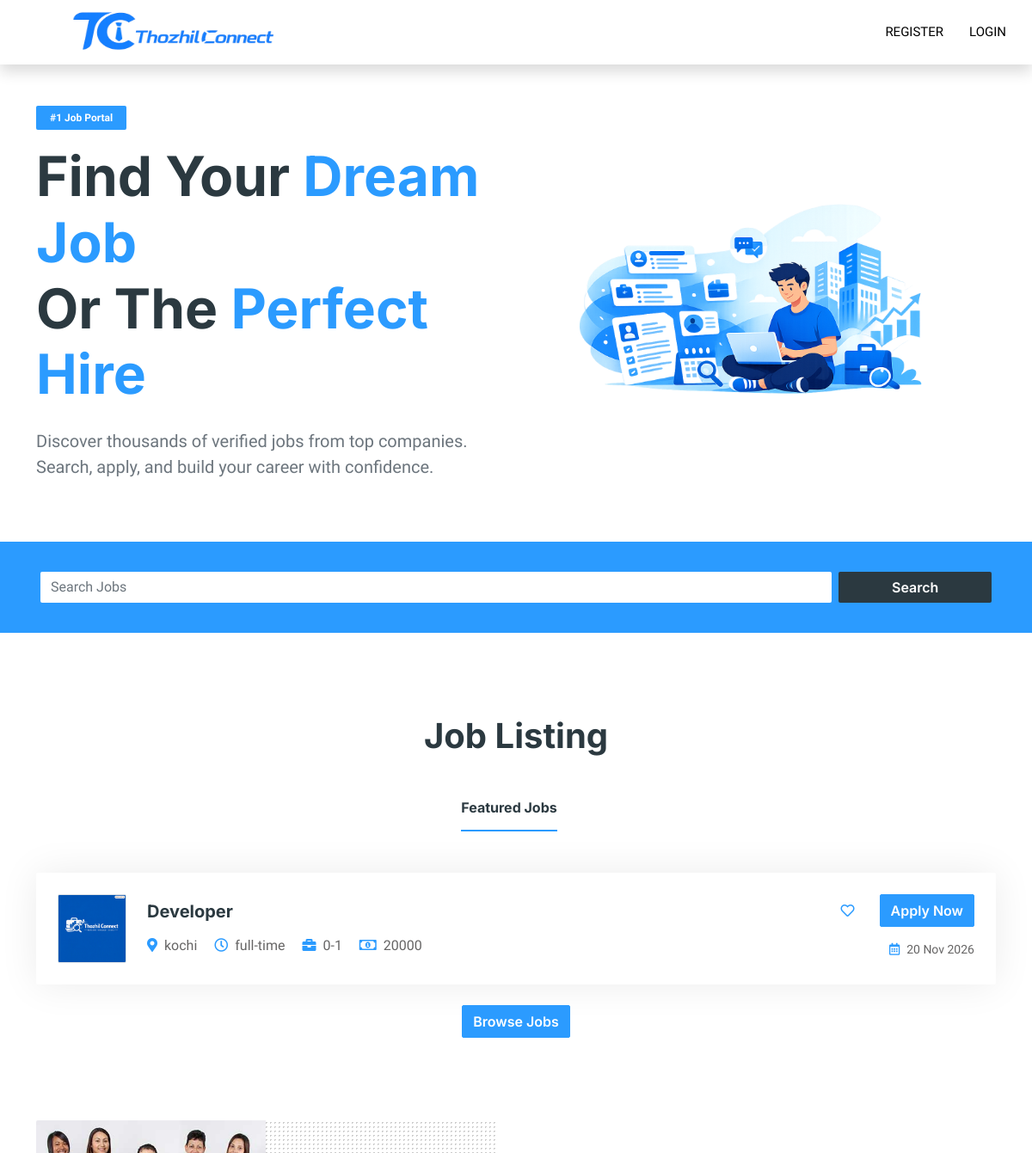
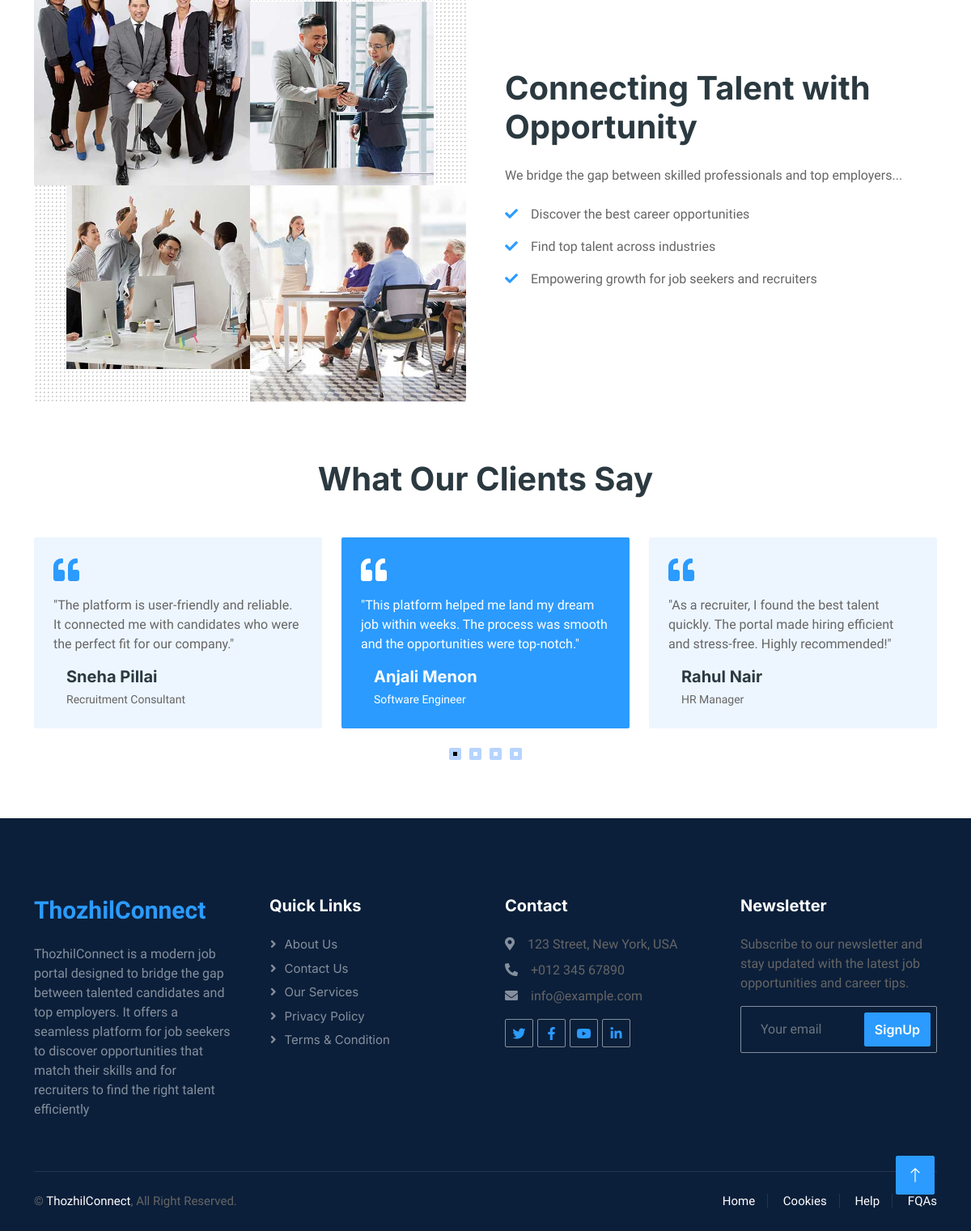
The page / on the database its author committed (2 pictures, top to bottom).
### jobs/models.py (models this page shows, shortened)
class Job(models.Model):
    job_types_choices = [("full-time", "Full Time"),
                         ("part-time", "Part Time"),]
    experiences_choices = [ ("0-1", "0-1 Years"),
                    ("1-3", "1-3 Years"),
                    ("3-5", "3-5 Years"),
                    ("5+", "5+ Years"),]
    status_choices = [('available','available'),('closed','closed')]
    job_title = models.CharField(max_length=100)
    description = models.TextField()
    location = models.CharField(max_length=50)
    salary = models.IntegerField()
    requirements = models.TextField()
    category = models.ForeignKey(Category,on_delete=models.CASCADE,related_name='jobs')
    recruiter = models.ForeignKey(RecruiterProfile,on_delete=models.CASCADE,related_name='jobs')
    job_type = models.CharField(max_length=20, choices=job_types_choices)
    experience = models.CharField(max_length=20 , choices=experiences_choices)
    status = models.CharField(max_length=20,choices=status_choices)
    created_at = models.DateTimeField(auto_now_add=True)
    updated_at = models.DateTimeField(auto_now=True)

### account/views.py (the view)
# urls.py: 2. Add a URL to urlpatterns:  path('', Home.as_view(), name='home')
class Home(View):
    def get(self,request):
        categories = Category.objects.all()
        jobs = Job.objects.all()
        context = {'categories':categories,'job':jobs}
        return  render(request,'home.html',context)

### templates/home.html (shortened to what this page needs)
{% extends "base.html" %}
{% load static %}
{% block content %}
       {% load static %}
{% load static %}
<section class="hero-section py-5">
    <div class="container">
        <div class="row align-items-center">
            <div class="col-lg-6">
                <span class="badge bg-secondary px-3 py-2 mb-3">
                </span>
                <h1 class="display-3 fw-bold mb-4">
                    Find Your
                    <span class="text-secondary">Dream Job</span>
                    <br />
                    Or The <span class="text-secondary">Perfect Hire</span>
                </h1>
                <p class="text-muted fs-5 mb-4">
                    Discover thousands of verified jobs from top companies.
                    Search, apply, and build your career with confidence.
                </p>
            </div>
            <div class="col-lg-6 text-center">
                <img
                    src="{% static 'img/hero.png' %}"
                    class="img-fluid hero-img"
                    alt="Job Portal">
            </div>
        </div>
    </div>
</section>
        <div class="container-fluid bg-secondary mb-5 wow fadeIn" data-wow-delay="0.1s" style="padding: 35px;">
            <form method = "GET" action="{% url 'jobs:search' %}">
            <div class="container">
                <div class="row g-2">
                    <div class="col-md-10">
                        <div class="row g-2">
                            <div class="col-md-12">
                                <input type="text" name='search' class="form-control border-0" placeholder="Search Jobs" />
                            </div>
                        </div>
                    </div>
                    <div class="col-md-2">
                        <button type='submit' class="btn btn-dark  border-0 w-100">Search</button>
                    </div>
                </div>
            </div>
        </form>
        </div>
        <div class="container-xxl py-5">
            <div class="container">
                <h1 class="text-center mb-5 wow fadeInUp" data-wow-delay="0.1s">Job Listing</h1>
                <div class="tab-class text-center wow fadeInUp" data-wow-delay="0.3s">
                    <ul class="nav nav-pills d-inline-flex  mb-5">
                        <li class="nav-item">
                            <a class="d-flex align-items-center text-start mx-3 ms-0 pb-3 active" data-bs-toggle="pill" href="#tab-1">
                                <h6 class="mt-n1 mb-0">Featured Jobs</h6>
                            </a>
                        </li>
                    </ul>
                    <div class="tab-content">
                        <div id="tab-1" class="tab-pane fade show p-0 active">
                            {% for i in job %}
                                {% if forloop.counter <= 5 %}
                            <div class="job-item p-4 mb-4">
                                <div class="row g-4">
                                    <div class="col-sm-12 col-md-8 d-flex align-items-center">
                                        {% if i.recruiter.company_logo %}
                                            <img src="{{ i.recruiter.company_logo.url }}"
                                                class="img-fluid border rounded"
                                                style="width:80px;height:80px;object-fit:cover;">
                                        {% else %}
                                            <img src="{% static 'img/default-company.png' %}"
                                                class="img-fluid border rounded"
                                                style="width:80px;height:80px;">
                                        {% endif %}
                                        <div class="text-start ps-4">
                                            <h5 class="mb-3">{{i.job_title}}</h5>
                                            <span class="text-truncate me-3"><i class="fa fa-map-marker-alt text-secondary me-2"></i>{{i.location}}</span>
                                            <span class="text-truncate me-3"><i class="far fa-clock text-secondary me-2"></i>{{i.job_type}}</span>
                                            <span class="text-truncate me-3"><i class="fa fa-briefcase text-secondary me-2"></i>{{ i.experience }}</span>
                                            <span class="text-truncate me-0"><i class="far fa-money-bill-alt text-secondary me-2"></i>{{i.salary}}</span>
                                        </div>
                                    </div>
                                    <div class="col-sm-12 col-md-4 d-flex flex-column align-items-start align-items-md-end ">
                                        <div class="d-flex mb-3">
                                            <a class="btn me-3" href=""><i class="far fa-heart text-secondary"></i></a>
                                            <a class="btn btn-secondary" href="{% url 'jobs:jobdetails' i.id %}">Apply Now</a>
                                        </div>
                                        <small class="text-truncate"><i class="far fa-calendar-alt text-secondary me-2"></i>{{ i.created_at|date:"d M Y" }}</small>
                                    </div>
                                </div>
                            </div>
                        </div>
                    </div>
                    {% endif %}
                    {% endfor %}
                </div>
            </div>
            <div class="text-center mt-4">
            <a href="{% url 'jobs:joblist' %}" class="btn btn-secondary">Browse Jobs</a>
            </div>
        </div>
    </div>
        <div class="container-xxl py-5">
            <div class="container">
                <div class="row g-5 align-items-center">
                    <div class="col-lg-6 wow fadeIn" data-wow-delay="0.1s">
                        <div class="row g-0 about-bg rounded overflow-hidden">
                            <div class="col-6 text-start">
                                <img class="img-fluid w-100" src="{% static 'img/about-1.jpg' %}">
                            </div>
                            <div class="col-6 text-start">
                                <img class="img-fluid" src="{% static 'img/about-2.jpg' %}" style="width: 85%; margin-top: 15%;">
                            </div>
                            <div class="col-6 text-end">
                                <img class="img-fluid" src="{% static 'img/about-3.jpg' %}" style="width: 85%;">
                            </div>
                            <div class="col-6 text-end">
                                <img class="img-fluid w-100" src="{% static 'img/about-4.jpg' %}">
                            </div>
                        </div>
                    </div>
                    <div class="col-lg-6 wow fadeIn d-flex flex-column justify-content-center" data-wow-delay="0.5s">
    <h1 class="mb-4 text-start">Connecting Talent with Opportunity</h1>
    <p class="mb-4 text-start">
        We bridge the gap between skilled professionals and top employers...
    </p>
    <p><i class="fa fa-check text-secondary me-3"></i>Discover the best career opportunities</p>
    <p><i class="fa fa-check text-secondary me-3"></i>Find top talent across industries</p>
    <p><i class="fa fa-check text-secondary me-3"></i>Empowering growth for job seekers and recruiters</p>
</div>
                </div>
            </div>
        </div>
<div class="container-xxl py-4 wow fadeInUp" data-wow-delay="0.1s">
    <div class="container">
        <h1 class="text-center mb-5">What Our Clients Say</h1>
        <div class="owl-carousel testimonial-carousel">
            <div class="testimonial-item bg-light rounded p-4">
                <i class="fa fa-quote-left fa-2x text-secondary mb-3"></i>
                <p>"This platform helped me land my dream job within weeks. The process was smooth and the opportunities were top-notch."</p>
                <div class="d-flex align-items-center">
                    <div class="ps-3">
                        <h5 class="mb-1">Anjali Menon</h5>
                        <small>Software Engineer</small>
                    </div>
                </div>
            </div>
           <div class="testimonial-item bg-light rounded p-4">
                <i class="fa fa-quote-left fa-2x text-secondary mb-3"></i>
                <p>"As a recruiter, I found the best talent quickly. The portal made hiring efficient and stress-free. Highly recommended!"</p>
                <div class="d-flex align-items-center">
                    <div class="ps-3">
                        <h5 class="mb-1">Rahul Nair</h5>
                        <small>HR Manager</small>
                    </div>
                </div>
            </div>
            <div class="testimonial-item bg-light rounded p-4">
                <i class="fa fa-quote-left fa-2x text-secondary mb-3"></i>
                <p>"The platform is user-friendly and reliable. It connected me with candidates who were the perfect fit for our company."</p>
                <div class="d-flex align-items-center">
                    <div class="ps-3">
                        <h5 class="mb-1">Sneha Pillai</h5>
                        <small>Recruitment Consultant</small>
                    </div>
                </div>
            </div>
        </div>
    </div>
</div>
{% endblock %}

### static/css/style.css (style rules this page uses)
:root { --primary: #2B9BFF; --secondary: #2B9BFF; --light: #EFFDF5; --dark: black; }
body { background-color: white; }
.btn { font-family: 'Inter', sans-serif; font-weight: 600; transition: .5s; }
.btn.btn-primary, .btn.btn-secondary { color: #FFFFFF; }
.about-bg { background-image: -webkit-repeating-radial-gradient(center center, rgba(0, 0, 0, 0.2), rgba(0, 0, 0, 0.2) 1px, transparent 1px, transparent 100%); background-image: -moz-repeating-radial-gradient(center center, rgba(0, 0, 0, 0.2), rgba(0, 0, 0, 0.2) 1px, transparent 1px, transparent 100%); background-image: -ms-repeating-radial-gradient(center center, rgba(0, 0, 0, 0.2), rgba(0, 0, 0, 0.2) 1px, transparent 1px, transparent 100%); background-image: -o-repeating-radial-gradient(center center, rgba(0, 0, 0, 0.2), rgba(0, 0, 0, 0.2) 1px, transparent 1px, transparent 100%); background-image: repeating-radial-gradient(center center, rgba(0, 0, 0, 0.2), rgba(0, 0, 0, 0.2) 1px, transparent 1px, transparent 100%); background-size: 5px 5px; }
.nav-pills .nav-item .active { border-bottom: 2px solid var(--primary); }
.job-item { border: 1px solid transparent; border-radius: 2px; box-shadow: 0 0 45px rgba(0, 0, 0, .08); transition: .5s; }
.testimonial-carousel .owl-item .testimonial-item, .testimonial-carousel .owl-item.center .testimonial-item * { transition: .5s; }
.testimonial-carousel .owl-item.center .testimonial-item { background: var(--primary) !important; }
.testimonial-carousel .owl-item.center .testimonial-item * { color: #FFFFFF !important; }
.testimonial-carousel .testimonial-item.bg-light { background-color: #edf6ff !important; }

### rows shown on the page
Job: job_title "Developer", location "kochi", job_type "full-time", experience "0-1", salary "20000", created_at "20 Nov 2026"
